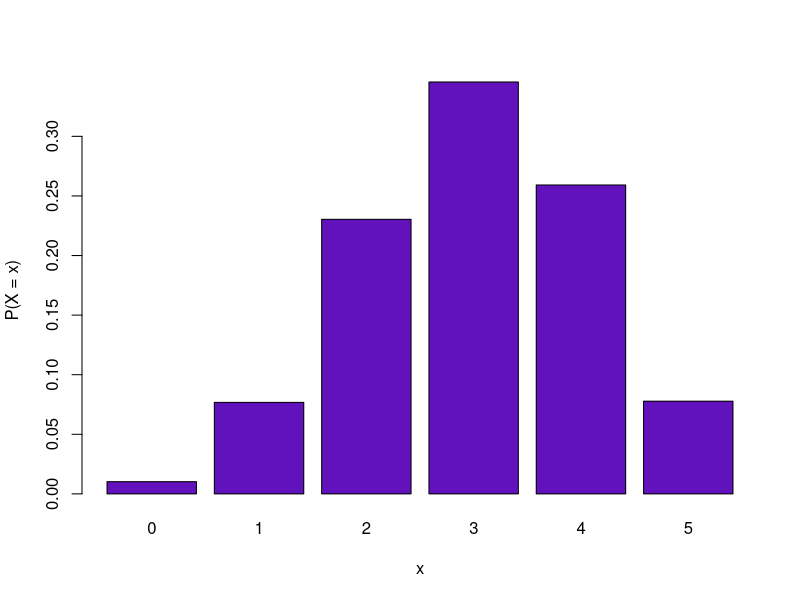
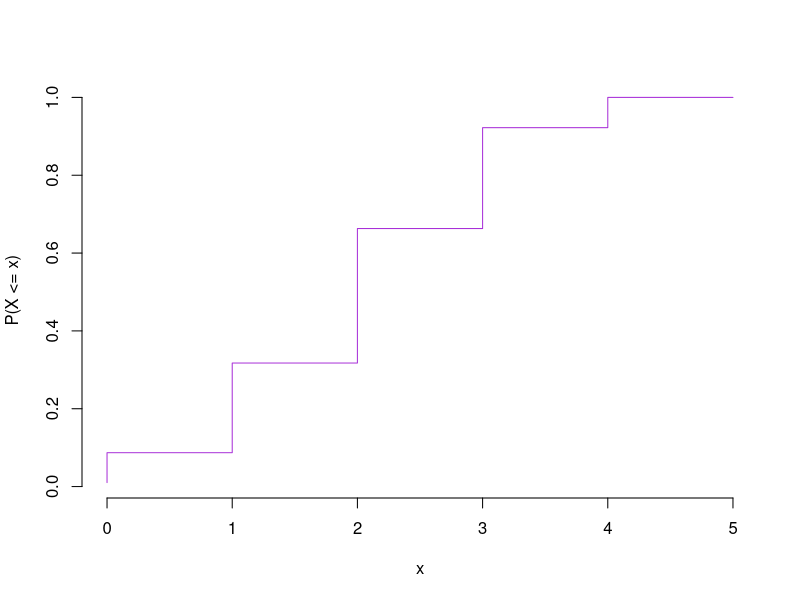

R code for these plots, in order: (Note: this script raises an error after producing the figures.)
## ---- chunk 1

p <- 0.6
n <- 5

p_x_eq_0 <- dbinom(x = 0, size = n, prob = p)
p_x_eq_1 <- dbinom(x = 1, size = n, prob = p)

## ---- chunk 2
0.4 ^ 5
## ---- chunk 3
p_x_eq_0
## ---- chunk 4
choose(n = 5, k = 1) * (0.4 ^ 4) * (0.6)
## ---- chunk 5
p_x_eq_1
## ---- chunk 6
library(purrr)

X <- seq(0, 5)
P_x <- dbinom(X, 5, 0.6)

names(P_x) <- X # Associate x with P(X = x)

p <- barplot(P_x, col = "#6212bd", beside = TRUE)
title(ylab = "P(X = x)", xlab = "x")
## ---- chunk 7
names(P_x) <- NULL
## ---- chunk 8
p <- 0.6
n <- 5

pbinom(1, size = n, prob = p)
pbinom(4, size = n, prob = p)

P_x[1] + P_x[2] # P(X = 0) + P(X = 1)
1 - P_x[6] # 1 - P(X = 5)
## ---- chunk 9
X <- seq(0, 5)
cdf <- pbinom(X, size = 5, prob = 0.6)

cdf
plot(X, cdf, bty = "n", type = "S", col = "#a830d8", ylab = "P(X <= x)", xlab = "x")
## ---- chunk 10
pred <- function(k) { pbinom(k, 5, 0.6) >= 0.25 }
q <- min(keep(X, pred))
## ---- chunk 11
qbinom(0.25, size = 5, prob = 0.6)
q
## ---- chunk 12
sim <- rbinom(20, size = 5, prob = 0.6)

df <- tibble(sim)

df |> ggplot(aes(sim)) + geom_histogram() + labs(x = "k")
## ---- chunk 13
x <- seq(-5, 5, 0.05)
pdf <- dnorm(x)
cdf <- pnorm(x)

df <- tibble(x, pdf, cdf)
df |> ggplot(aes(x, pdf)) + geom_line() + labs(y = "pdf(x)")
## ---- chunk 14
df |> ggplot(aes(x, cdf)) + geom_line() + labs(y = "cdf(x)")
## ---- chunk 15
pnorm(0.11)
## ---- chunk 16
pnorm(-0.51)
## ---- chunk 17
pnorm(1.5) - pnorm(0.5)
## ---- chunk 18
qnorm(0.975)
## ---- chunk 19
qnorm(0.2358)
## ---- chunk 20
p_gauche <- (1 - 0.33) / 2
q3 <- -qnorm(p_gauche)
q3

# Ici, on verifie le calcul
pnorm(q3) - pnorm(-q3)
## ---- chunk 21
library(tidyverse)

x <- seq(-5, 5, 0.05)
pdf_n01 <- dnorm(x)
pdf_n304 <- dnorm(x, 3, 0.2)

df <- tibble(x, pdf_n01, pdf_n304)
df <- df |> pivot_longer(c(pdf_n01, pdf_n304), names_to = "curve", values_to = "pdf")

df |> ggplot(aes(x, pdf)) + geom_line(aes(col = curve)) +
    scale_color_manual(values = c("black", "red"), labels = c("N", "X")) +
    labs(col = "Loi")
## ---- chunk 22
pnorm(3.29,  mean = 3, sd = 0.2) # P(X <= 3.9)
qnorm(0.975, mean = 3, sd = 0.2) # a, tq P(X <= a) = 0.975
## ---- chunk 23
library(pracma)
## ---- chunk 24
# Approximation of the binomial distribution with size n and probability of success p
# by a normal distribution
approx_bin_normale <- function(n, p) {

    mu  <- n * p
    sig <- sqrt(n * p * (1 - p))

    # We want the values from 0 to n
    # x <- linspace(0, n) #
    k <- seq(0, n)
    # x <- linspace(0, n, 1000)
    x <- k

    pdf.norm <- dnorm(x, mean = mu,  sd = sig)
    pdf.bin  <- dbinom(x = k, size = n, prob = p)

    # names(pdf.bin) <- k

    # df.bar <- barplot(pdf.bin)
    # lines(x = df.bar, pdf.norm)
    # points(pdf.norm)

    # df.bin <- tibble(k, pdf = pdf.bin)
    # df.norm <- tibble(x, pdf = pdf.norm)


    # plt <- df.bin |> ggplot(aes(k, pdf.bin)) + geom_col()
    # print(length(df.norm$x))
    # plt + geom_line(aes(data = df.norm, x, pdf.norm))
    # p <- df.norm |> ggplot(aes(x, pdf)) + geom_line()
    # p + geom_col(aes(x = df.bin$k, y = df.bin$pdf))
}

